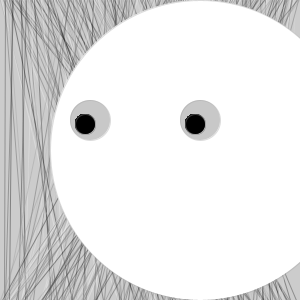
Frame 1 (no input)
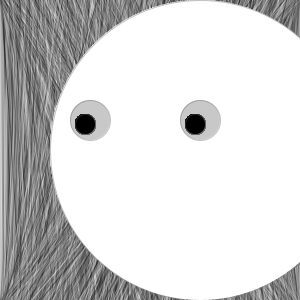
Frame 60 (the mouse pressed at the canvas centre just before this capture)
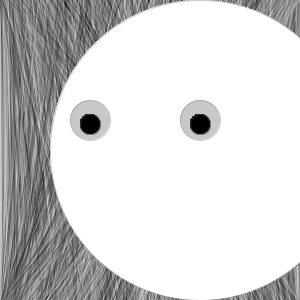
Frame 120 (the mouse held since frame 60 and released just before this capture)

The Processing sketch that drew these frames (run headless with seeded random() and noise(); from frame 60 on, the mouse is pressed at the canvas centre):

// Processing sketch: processing_47430
// ── processing_47430.pde

void setup()
{
  size(300, 300);
  noStroke();
  smooth();
}

void draw ()
{

  strokeWeight(1);

  for (int i = 0; i < width; i++) {
    float r = random(255);
    float x = random(0, width);
    stroke(r, 100);
    line(i, 0, x, height);
  }

  fill(255);
  ellipse(200, 150, 300, 300);


  fill(200);
  ellipse(90, 120, 40, 40);
  ellipse (200, 120, 40, 40);


  for (int i=0; i<width; i++)

  {
    float x = map( mouseX, 0, width, 85, 95 );
    float x2 = map( mouseX, 0, width, 195, 205 );

    fill(0);
    ellipse(x, 124, 20, 20);
    ellipse(x2, 124, 20, 20);
  }
}
